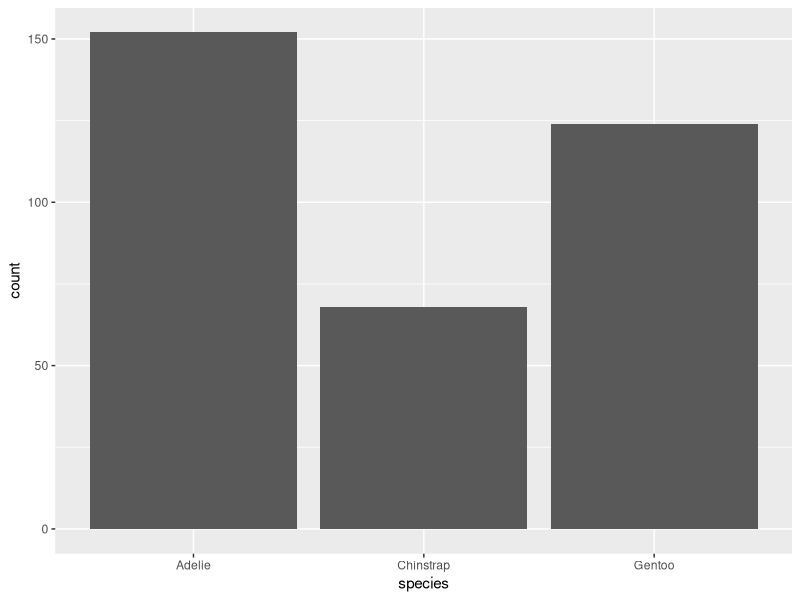
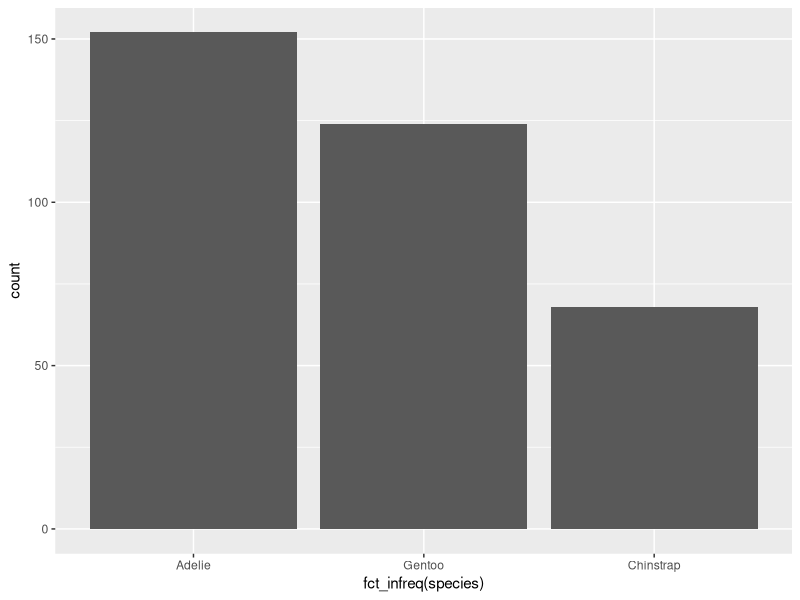
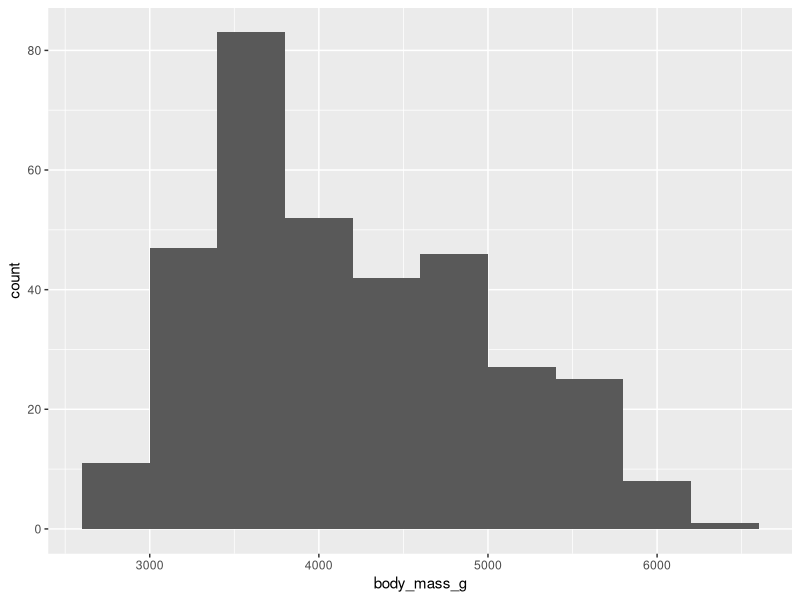
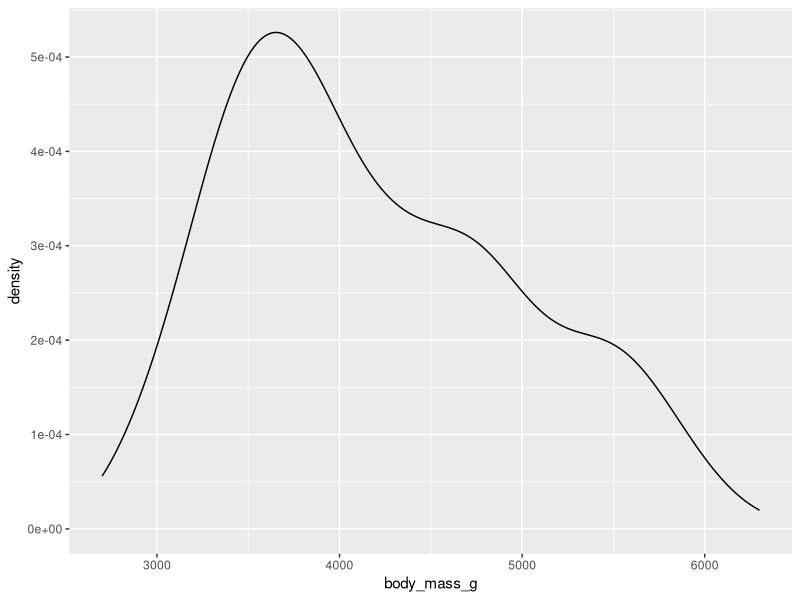
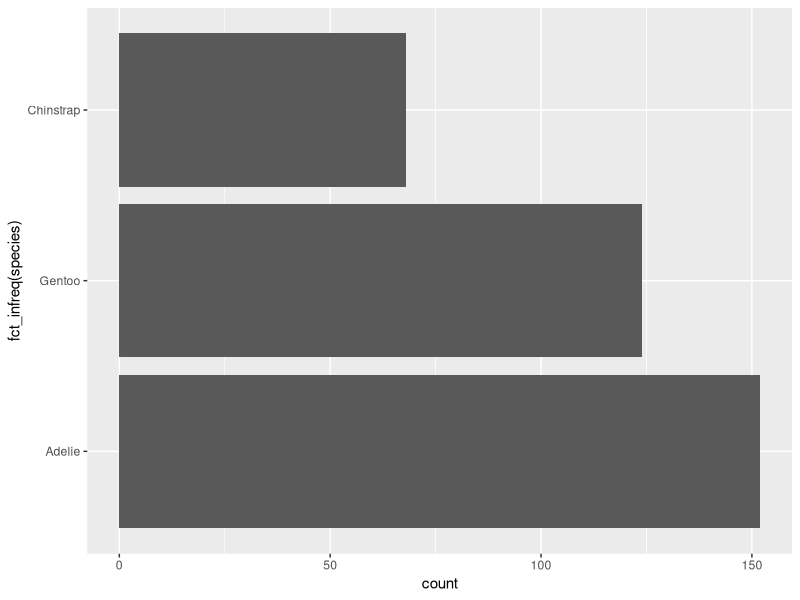

Reproduce these figures in R, in order.
library(tidyverse)
library(palmerpenguins)
library(ggplot2)

penguins
#Montrer le nombre des espèces de la table penguins 
table(penguins$species)

#Visualiser le nombre d'espèce dans le tableau penguins
ggplot(penguins, aes(x = species)) +
  geom_bar()
#Visualiser le nombre d'espèce dans le tableau penguins en facteur organiser
ggplot(penguins, aes(x = fct_infreq(species) )) +
         geom_bar()

#Visualiser la masse de corps (body_mass_g) penguins avec l'histogramme en utilisant l'argument largeur binaire =400 
ggplot(penguins, aes(x = body_mass_g)) +
  geom_histogram(binwidth = 400)
#Visualiser la masse de corps (body_mass_g) penguins avec geom_density
ggplot(penguins, aes(x = body_mass_g)) +
  geom_density()

#Visualiser le nombre d'espèce sur l'axe des 'y' dans le tableau penguins en facteur organiser
ggplot(penguins, aes(y = fct_infreq(species)) ) +
  geom_bar()




